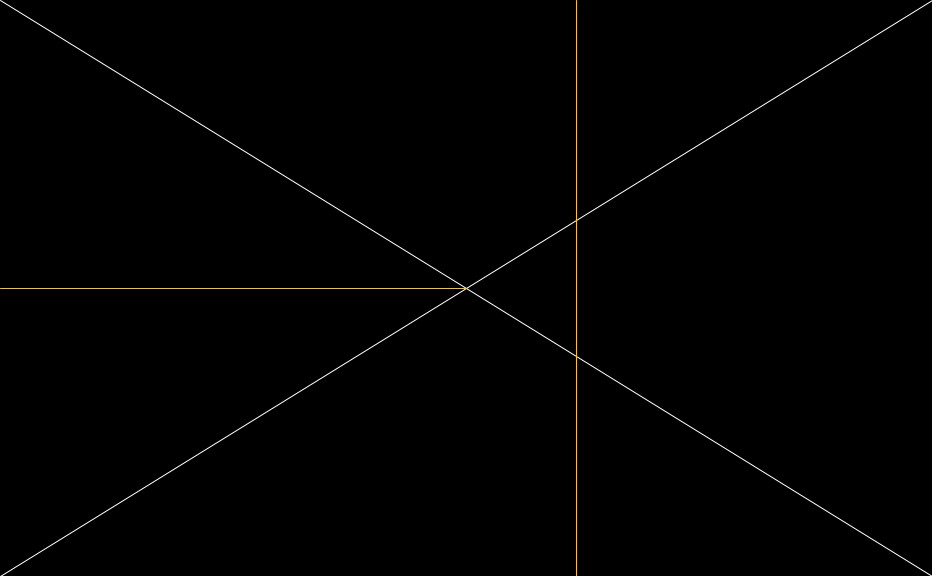
Frame 1 (no input)
Frame 60 (the mouse pressed at the canvas centre just before this capture): identical to frame 1, image omitted
Frame 120 (the mouse held since frame 60 and released just before this capture): identical to frame 1, image omitted

The Processing sketch that drew this single still picture (run headless with seeded random() and noise(); from frame 60 on, the mouse is pressed at the canvas centre):

// Processing sketch: ctesting
// ── ctesting.pde
void setup(){
	size(932, 576);
}

void draw(){
	background(0);
  stroke(255);
  line(0,0,width,height);
  line(0,height,width,0);
  stroke(255,200,0);
  line(height,0,height,height);
  line(0,height/2,width/2,height/2);
}
